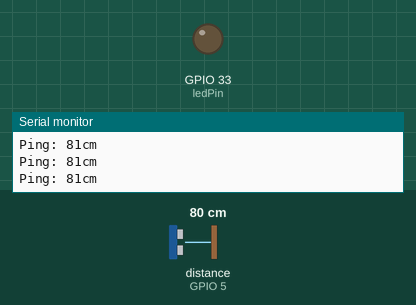
A sketch run on a simulated ESP32. Parts: output pins drawn as LEDs (lit = HIGH), the last lines printed to the serial monitor. The test bench sets the inputs (shaded band); at power-on: distance to the obstacle (sensor on GPIO 5) 80 cm. The echo pulse lasts 58.3 µs per cm.

Above: at 1.2 s.
1.3 s: distance to the obstacle (sensor on GPIO 5) set to 250 cm
At 2.77 s:
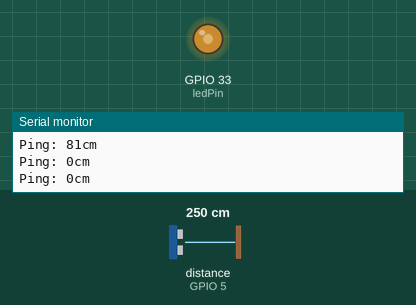
4.3 s: distance to the obstacle (sensor on GPIO 5) set to 18 cm
At 4.74 s:
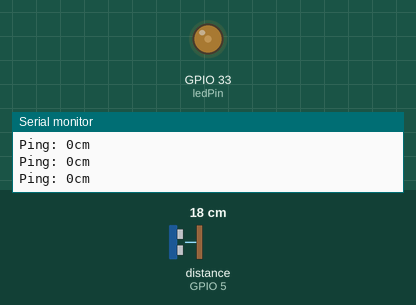
At 5.94 s:
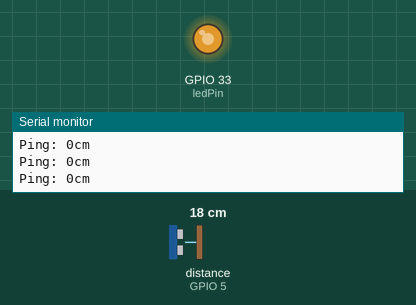
Timing chart, 0 to 8.2 s (numbered marks = the images above; inputs shaded):
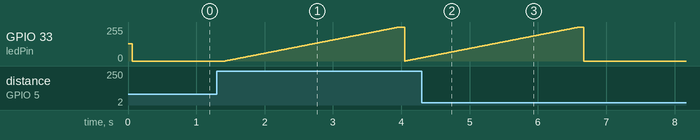

The sketch:

ultrasound_sensor_test.ino
```cpp
#include <ESP32Servo.h>
#include <NewPing.h>
// Initialize sensor that uses digital pins 13 and 12.
#define TRIGGER_PIN  18  // Arduino pin tied to trigger pin on the ultrasonic sensor.
#define ECHO_PIN     5 // Arduino pin tied to echo pin on the ultrasonic sensor.
#define MAX_DISTANCE 200
const byte ledPin = 33;
int brightness = 128;
int delay_time = 10;
NewPing sonar(TRIGGER_PIN, ECHO_PIN, MAX_DISTANCE); // NewPing setup of pins and maximum distance.
void setup () {
Serial.begin(115200);  // We initialize serial connection so that we could print values from sensor.
analogWriteFrequency(ledPin, 500); // Set PWM frequency to 500 Hz
analogWriteResolution(ledPin, 8);         // Set resolution to 8-bit (0-255)
analogWrite(ledPin, brightness);  // Set initial brightness
}
void loop () {
    // Every 500 miliseconds, do a measurement using the sensor and print the distance in centimeters.
    float distance = sonar.ping_cm();
  delay(50);                     // Wait 50ms between pings (about 20 pings/sec). 29ms should be the shortest delay between pings.
  Serial.print("Ping: ");
  Serial.print(sonar.ping_cm()); // Send ping, get distance in cm and print result (0 = outside set distance range)
  Serial.println("cm");

  if (distance <= 1)
  {
    for(int duty = 0; duty <= 255 ; duty ++)
    {
      analogWrite(ledPin, duty);
      delay(delay_time);
    }
  }

  if ((distance >= 1) && (distance < 10) )
  {
    int duty = map(distance, 10, 1, 0, 255); // Gradually dim as distance increases
    analogWrite(ledPin, duty);
  }

  if(distance >= 10)
  {
    int duty = 0;
    analogWrite(ledPin, duty);
  }
}
```

Measured:
- after the input at 4.3 s, GPIO 33 (ledPin): goes on until 6.7 s, then stays 0/255
